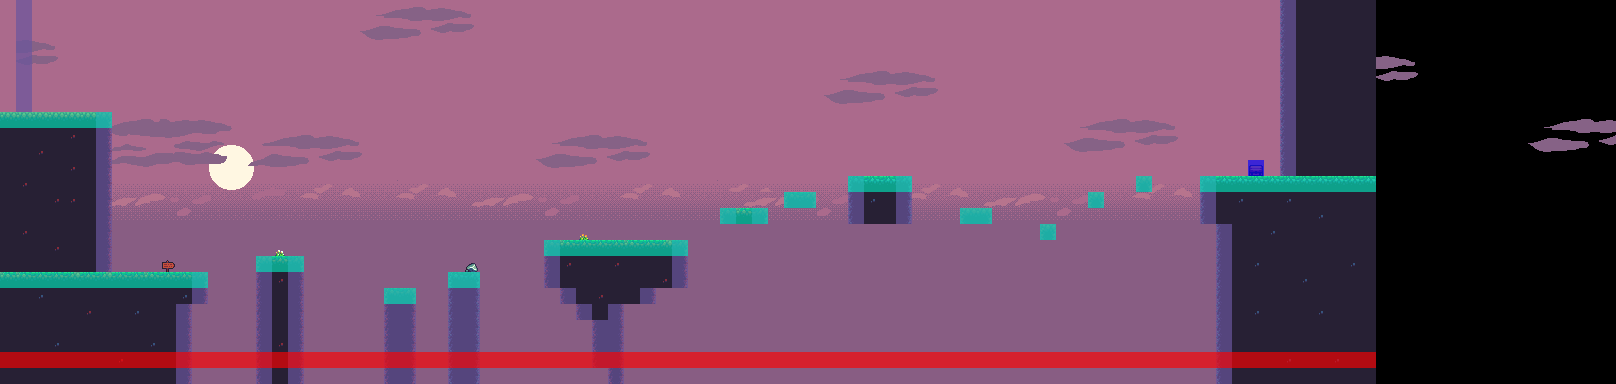

Tiled map render using the project's own tile images. Description and the map definition, with tile-layer contents summarised, below:
An orthogonal 101x24 tile map with 16x16 px tiles, 5 tile layers (background, parallax, platforms, walls, ...), 1 hidden layer not drawn, 4 tilesets.

<map version="1.4" tiledversion="1.4.2" orientation="orthogonal" renderorder="right-down" width="101" height="24" tilewidth="16" tileheight="16" infinite="0" nextlayerid="7" nextobjectid="1">
 <tileset firstgid="1" name="collider" tilewidth="16" tileheight="16" tilecount="6" columns="3">
  <image source="collider.png" width="48" height="32" />
 </tileset>
 <tileset firstgid="7" name="tileset" tilewidth="16" tileheight="16" tilecount="136" columns="17">
  <image source="tileset.png" width="272" height="128" />
 </tileset>
 <tileset firstgid="143" name="background" tilewidth="16" tileheight="16" tilecount="170" columns="17">
  <image source="background_empty.png" width="272" height="160" />
 </tileset>
 <tileset firstgid="313" name="background_parallax" tilewidth="16" tileheight="16" tilecount="170" columns="17">
  <image source="background_parallax.png" width="272" height="160" />
 </tileset>
 <layer id="4" name="background" width="101" height="24">
  <properties>
   <property name="navigation" type="int" value="0" />
   <property name="parallax" type="int" value="0" />
   <property name="visible" type="int" value="1" />
  </properties>
  <data>[2424 cells, 2047 non-empty, 102 distinct tile ids]</data>
 </layer>
 <layer id="5" name="parallax" width="101" height="24">
  <properties>
   <property name="navigation" type="int" value="0" />
   <property name="parallax" type="int" value="1" />
   <property name="visible" type="int" value="1" />
  </properties>
  <data>[2424 cells, 386 non-empty, 119 distinct tile ids]</data>
 </layer>
 <layer id="3" name="platforms" width="101" height="24">
  <properties>
   <property name="navigation" type="int" value="0" />
   <property name="parallax" type="int" value="0" />
   <property name="visible" type="int" value="1" />
  </properties>
  <data>[2424 cells, 475 non-empty, 25 distinct tile ids]</data>
 </layer>
 <layer id="2" name="walls" width="101" height="24" opacity="0.7">
  <properties>
   <property name="navigation" type="int" value="0" />
   <property name="parallax" type="int" value="0" />
   <property name="visible" type="int" value="0" />
  </properties>
  <data>[2424 cells, 122 non-empty, 1 distinct tile ids]</data>
 </layer>
 <layer id="1" name="colliders" width="101" height="24" opacity="0.65">
  <properties>
   <property name="navigation" type="int" value="0" />
   <property name="parallax" type="int" value="0" />
   <property name="visible" type="int" value="0" />
  </properties>
  <data>[2424 cells, 148 non-empty, 3 distinct tile ids]</data>
 </layer>
 <layer id="6" name="walkability" width="101" height="24" visible="0" opacity="0.4">
  <properties>
   <property name="navigation" type="int" value="1" />
   <property name="parallax" type="int" value="0" />
   <property name="visible" type="int" value="0" />
  </properties>
  <data>[2424 cells, 274 non-empty, 1 distinct tile ids]</data>
 </layer>
</map>
